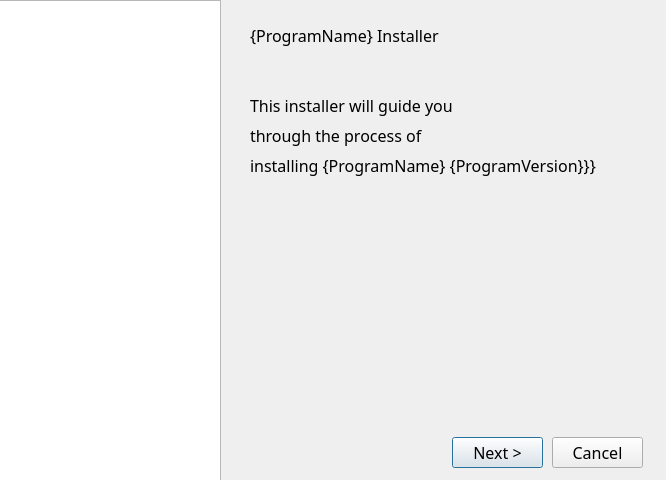
<?xml version="1.0" encoding="UTF-8"?>
<ui version="4.0">
 <class>Dialog</class>
 <widget class="QDialog" name="Dialog">
  <property name="geometry">
   <rect>
    <x>0</x>
    <y>0</y>
    <width>666</width>
    <height>480</height>
   </rect>
  </property>
  <property name="font">
   <font>
    <family>微軟正黑體</family>
    <pointsize>12</pointsize>
   </font>
  </property>
  <property name="windowTitle">
   <string>Dialog</string>
  </property>
  <widget class="QGraphicsView" name="ProgramImage">
   <property name="geometry">
    <rect>
     <x>-20</x>
     <y>0</y>
     <width>241</width>
     <height>481</height>
    </rect>
   </property>
  </widget>
  <widget class="QLabel" name="label">
   <property name="geometry">
    <rect>
     <x>250</x>
     <y>20</y>
     <width>241</width>
     <height>31</height>
    </rect>
   </property>
   <property name="text">
    <string>{ProgramName} Installer</string>
   </property>
   <property name="ProgramName" stdset="0">
    <string>{ProgramName}</string>
   </property>
  </widget>
  <widget class="QLabel" name="label_2">
   <property name="geometry">
    <rect>
     <x>250</x>
     <y>90</y>
     <width>261</width>
     <height>31</height>
    </rect>
   </property>
   <property name="text">
    <string>This installer will guide you </string>
   </property>
  </widget>
  <widget class="QLabel" name="label_3">
   <property name="geometry">
    <rect>
     <x>250</x>
     <y>120</y>
     <width>261</width>
     <height>31</height>
    </rect>
   </property>
   <property name="text">
    <string>through the process of </string>
   </property>
  </widget>
  <widget class="QLabel" name="label_4">
   <property name="geometry">
    <rect>
     <x>250</x>
     <y>150</y>
     <width>411</width>
     <height>31</height>
    </rect>
   </property>
   <property name="text">
    <string>installing {ProgramName} {ProgramVersion}}}</string>
   </property>
   <property name="ProgramName" stdset="0">
    <string>{ProgramName}</string>
   </property>
   <property name="ProgramVersion" stdset="0">
    <string>{ProgramVersion}</string>
   </property>
  </widget>
  <widget class="QPushButton" name="next">
   <property name="geometry">
    <rect>
     <x>452</x>
     <y>437</y>
     <width>91</width>
     <height>31</height>
    </rect>
   </property>
   <property name="text">
    <string>Next &gt;</string>
   </property>
  </widget>
  <widget class="QPushButton" name="cancel">
   <property name="geometry">
    <rect>
     <x>552</x>
     <y>437</y>
     <width>91</width>
     <height>31</height>
    </rect>
   </property>
   <property name="text">
    <string>Cancel</string>
   </property>
  </widget>
 </widget>
 <resources/>
 <connections/>
</ui>
